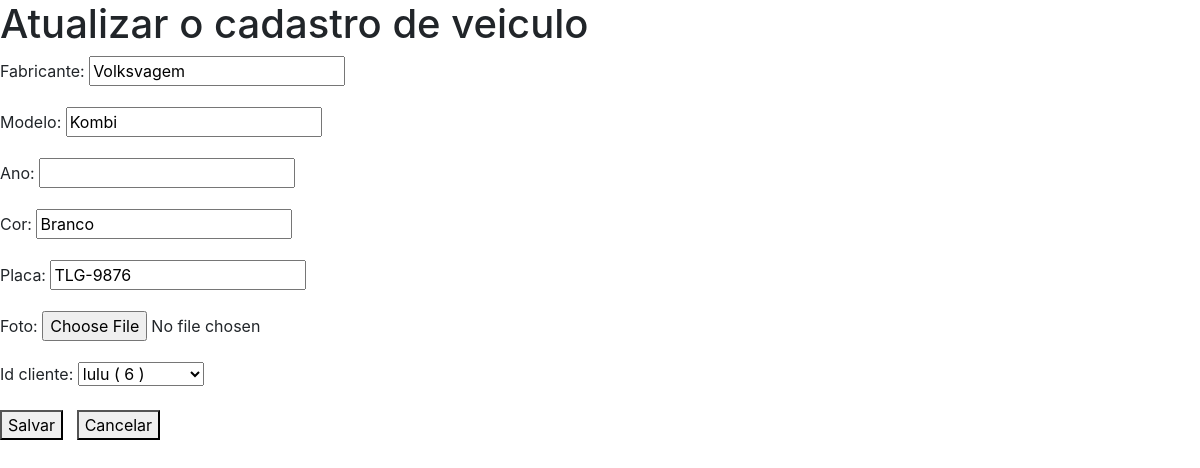
The page /atualiza_veiculo/8 (signed in) on the database its author committed.
### core/models.py (models this page shows, shortened)
class Veiculo(models.Model):
    fabricante = models.CharField(max_length=50)
    modelo = models.CharField(max_length=50)
    ano = models.CharField(max_length=4, blank=True, null=True)
    cor = models.CharField(max_length=20, blank=True, null=True)
    placa = models.CharField(max_length=10)
    foto = models.ImageField(upload_to='fotos_veiculos', blank=True, null=True)
    id_cliente = models.ForeignKey("Cliente", on_delete=models.CASCADE)
    class Meta:
        verbose_name_plural = 'Veículos'

### core/views.py (the view)
# urls.py: path('atualiza_veiculo/<int:id>', atualiza_veiculo, name='url_atualiza_veiculo'),
@login_required
def atualiza_veiculo(request, id):
    veiculo_selecionado = Veiculo.objects.get(id=id)
    form = FormVeiculo(request.POST or None, request.FILES or None, instance=veiculo_selecionado)
    contexto = {'form': form, 'acao': 'Atualizar o cadastro de veiculo', 'titulo': 'Atualizar cadastro'}
    if form.is_valid():
        form.save()
        return redirect('url_listagem_veiculos')
    else:
        return render(request, 'core/cadastro_veiculo.html', contexto)

### core/forms.py
class FormVeiculo(ModelForm):
    class Meta:
        model = Veiculo
        fields = '__all__'

### core/models.py (called while the page is built)
    def __str__(self):
        return self.nome + f' ( {str(self.id)} )'

### core/templates/core/cadastro_veiculo.html (shortened to what this page needs)
{% extends 'base.html' %}
{% block main %}
    <h1>{{ acao }}</h1>
    <form method="post" enctype="multipart/form-data">
        {{ form.as_p }}
    <button type="submit">Salvar</button> &nbsp;
    <button type="button" onclick="location.href='/'">Cancelar</button>
    </form>
{% endblock %}

### rows shown on the page
Veiculo: fabricante "Volksvagem", modelo "Kombi", cor "Branco", placa "TLG-9876", id_cliente "lulu ( 6 )"

### other values the page prints
{{ acao }} "Atualizar o cadastro de veiculo"
